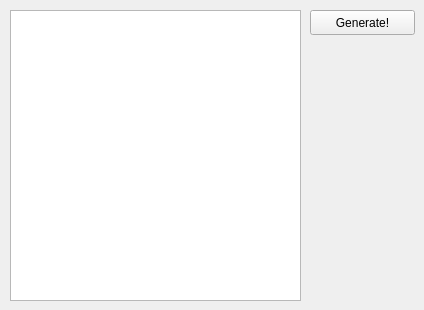
<?xml version="1.0" encoding="UTF-8"?>
<ui version="4.0">
 <class>EditorGeneratorDialogUi</class>
 <widget class="QWidget" name="EditorGeneratorDialogUi">
  <property name="geometry">
   <rect>
    <x>0</x>
    <y>0</y>
    <width>424</width>
    <height>310</height>
   </rect>
  </property>
  <property name="windowTitle">
   <string>meta_generator</string>
  </property>
  <widget class="QListWidget" name="listWidget">
   <property name="geometry">
    <rect>
     <x>10</x>
     <y>10</y>
     <width>291</width>
     <height>291</height>
    </rect>
   </property>
  </widget>
  <widget class="QPushButton" name="buttonMakeEditor">
   <property name="geometry">
    <rect>
     <x>310</x>
     <y>10</y>
     <width>105</width>
     <height>25</height>
    </rect>
   </property>
   <property name="text">
    <string>Generate!</string>
   </property>
  </widget>
 </widget>
 <layoutdefault spacing="6" margin="11"/>
 <resources/>
 <connections/>
</ui>
